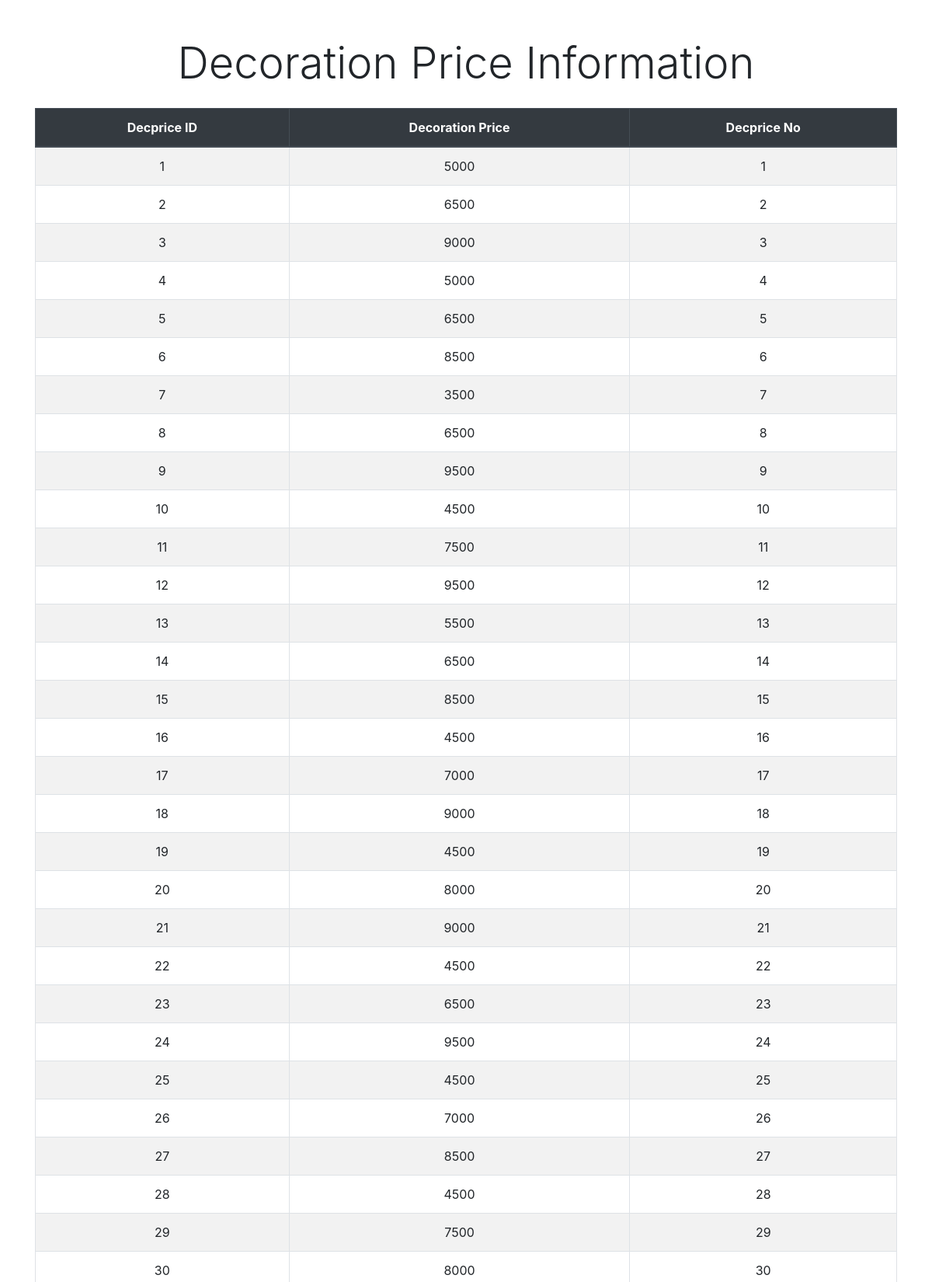
The app's page /Admin/client-show-dec-price.php (upper part) with its own data.
### tables this page shows
CREATE TABLE `e_decprice` (
  `decprice_id` int(11) NOT NULL,
  `decprice` int(30) NOT NULL,
  `decprice_no` int(30) NOT NULL
);

### Admin/client-show-dec-price.php (the view, shortened to what this page needs)
<!DOCTYPE html>
<html lang="en">
<head>
    <link rel="stylesheet" href="https://stackpath.bootstrapcdn.com/bootstrap/4.5.2/css/bootstrap.min.css">
    <link rel="stylesheet" href="https://stackpath.bootstrapcdn.com/bootstrap/4.5.2/css/bootstrap-theme.min.css">
</head>
<body>
<div class="container">
    <h1 class="display-4 text-center mt-5 mb-4">Decoration Price Information</h1>
    <?php
    require "connection.php";
    $sql = "SELECT decprice_id, decprice, decprice_no FROM e_decprice";
    $result = mysqli_query($conn, $sql);
    if (mysqli_num_rows($result) > 0) {
        echo '<div class="table-responsive">';
        echo '<table class="table table-striped table-bordered">';
        echo '<thead class="thead-dark"><tr><th style="text-align: center;">Decprice ID</th><th style="text-align: center;">Decoration Price</th><th style="text-align: center;">Decprice No</th></tr></thead>';
        echo '<tbody>';
        while ($row = mysqli_fetch_assoc($result)) {
            echo '<tr>';
            echo '<td style="text-align: center;">' . $row["decprice_id"] . '</td>';
            echo '<td style="text-align: center;">' . $row["decprice"] . '</td>';
            echo '<td style="text-align: center;">' . $row["decprice_no"] . '</td>';
            echo '</tr>';
        }
        echo '</tbody></table>';
        echo '</div>';
    } else {
        echo '<p class="text-center">0 results</p>';
    }
    ?>
</div>
</body>
</html>

### records on screen
e_decprice: decprice_id "1", decprice "5000", decprice_no "1"
e_decprice: decprice_id "2", decprice "6500", decprice_no "2"
e_decprice: decprice_id "3", decprice "9000", decprice_no "3"
e_decprice: decprice_id "4", decprice "5000", decprice_no "4"
e_decprice: decprice_id "5", decprice "6500", decprice_no "5"
e_decprice: decprice_id "6", decprice "8500", decprice_no "6"
e_decprice: decprice_id "7", decprice "3500", decprice_no "7"
e_decprice: decprice_id "8", decprice "6500", decprice_no "8"
e_decprice: decprice_id "9", decprice "9500", decprice_no "9"
e_decprice: decprice_id "10", decprice "4500", decprice_no "10"
e_decprice: decprice_id "11", decprice "7500", decprice_no "11"
e_decprice: decprice_id "12", decprice "9500", decprice_no "12"
e_decprice: decprice_id "13", decprice "5500", decprice_no "13"
e_decprice: decprice_id "14", decprice "6500", decprice_no "14"
e_decprice: decprice_id "15", decprice "8500", decprice_no "15"
e_decprice: decprice_id "16", decprice "4500", decprice_no "16"
e_decprice: decprice_id "17", decprice "7000", decprice_no "17"
e_decprice: decprice_id "18", decprice "9000", decprice_no "18"
e_decprice: decprice_id "19", decprice "4500", decprice_no "19"
e_decprice: decprice_id "20", decprice "8000", decprice_no "20"
e_decprice: decprice_id "21", decprice "9000", decprice_no "21"
e_decprice: decprice_id "22", decprice "4500", decprice_no "22"
e_decprice: decprice_id "23", decprice "6500", decprice_no "23"
e_decprice: decprice_id "24", decprice "9500", decprice_no "24"
e_decprice: decprice_id "25", decprice "4500", decprice_no "25"
e_decprice: decprice_id "26", decprice "7000", decprice_no "26"
e_decprice: decprice_id "27", decprice "8500", decprice_no "27"
e_decprice: decprice_id "28", decprice "4500", decprice_no "28"
e_decprice: decprice_id "29", decprice "7500", decprice_no "29"
e_decprice: decprice_id "30", decprice "8000", decprice_no "30"
